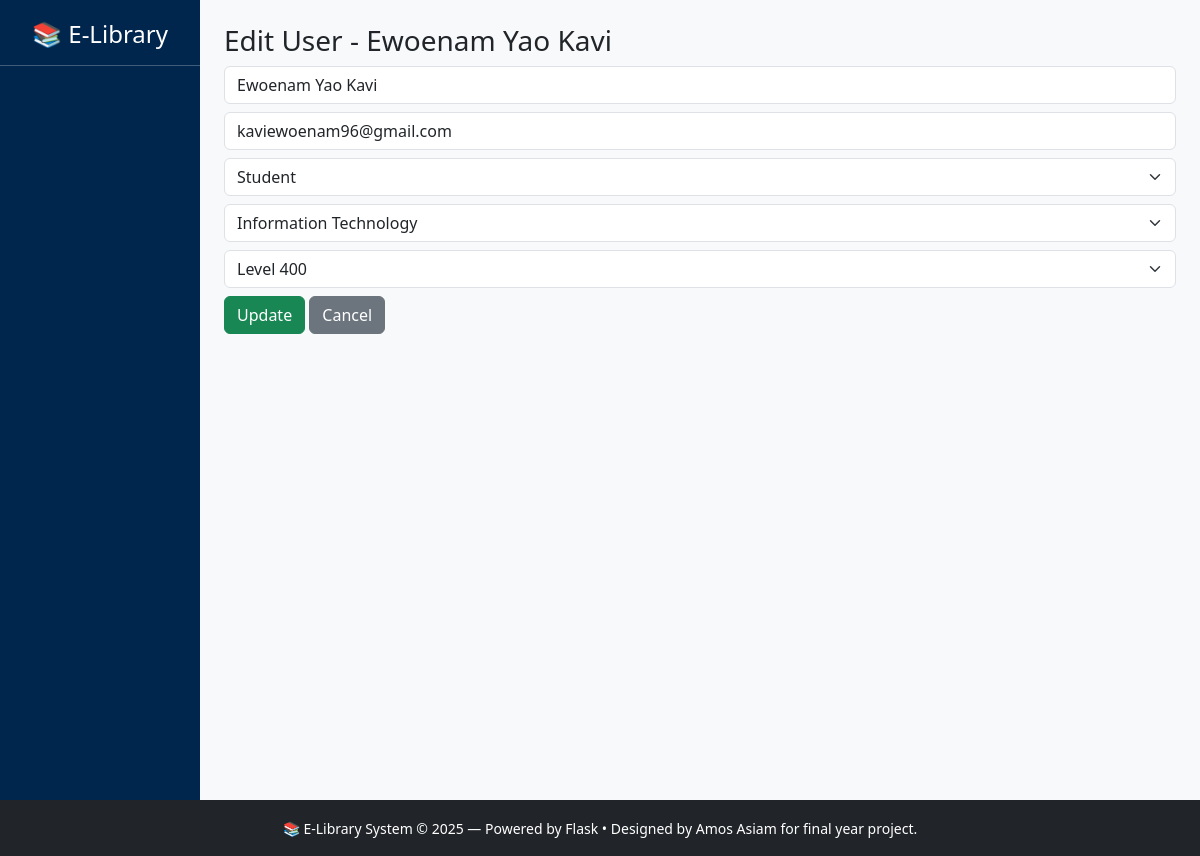
/edit-user/4 (signed in), run on the app's committed database.
### app.py (models this page shows)
class User(db.Model, UserMixin):
    id = db.Column(db.Integer, primary_key=True)
    name = db.Column(db.String(100), nullable=False)
    email = db.Column(db.String(100), unique=True, nullable=False)
    password = db.Column(db.String(200), nullable=False)
    role = db.Column(db.String(20), default='student')
    program = db.Column(db.String(100), nullable=True)
    level = db.Column(db.String(10), nullable=True)

### app.py (the view, shortened to what this page needs)
@app.route('/edit-user/<int:user_id>', methods=['GET', 'POST'])
@login_required
def edit_user(user_id):
    if current_user.role != 'admin':
        return "Access denied"
    user = User.query.get_or_404(user_id)
    return render_template('edit_user.html', user=user)

### app.py (called while the page is built)
@login_manager.user_loader
def load_user(user_id):
    return User.query.get(int(user_id))

@app.context_processor
def inject_now():
    return {'current_year': datetime.now().year}

### templates/edit_user.html (shortened to what this page needs)
{% extends "layout.html" %}
{% block content %}
<h3>Edit User - {{ user.name }}</h3>
<form method="POST">
  <input name="name" class="form-control mb-2" value="{{ user.name }}" required>
  <input name="email" class="form-control mb-2" value="{{ user.email }}" required>
  <select name="role" class="form-select mb-2">
    <option value="student" {% if user.role == 'student' %}selected{% endif %}>Student</option>
  </select>
  <select name="program" class="form-select mb-2">
    <option value="Information Technology" {% if user.program == 'Information Technology' %}selected{% endif %}>Information Technology</option>
  </select>
  <select name="level" class="form-select mb-2">
    <option value="400" {% if user.level == '400' %}selected{% endif %}>Level 400</option>
  </select>
  <button type="submit" class="btn btn-success">Update</button>
  <a href="/manage-users" class="btn btn-secondary">Cancel</a>
</form>
{% endblock %}

### templates/layout.html (style rules this page uses)
body { background-color: #f8f9fa; }

### data on the page
User: name "Ewoenam Yao Kavi", email "kaviewoenam96@gmail.com", role "Student", program "Information Technology", level "Level 400"
